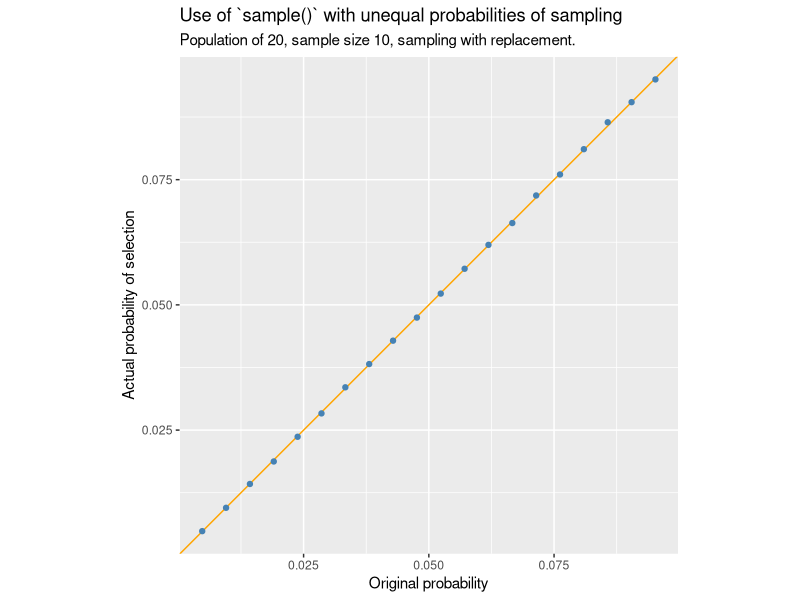
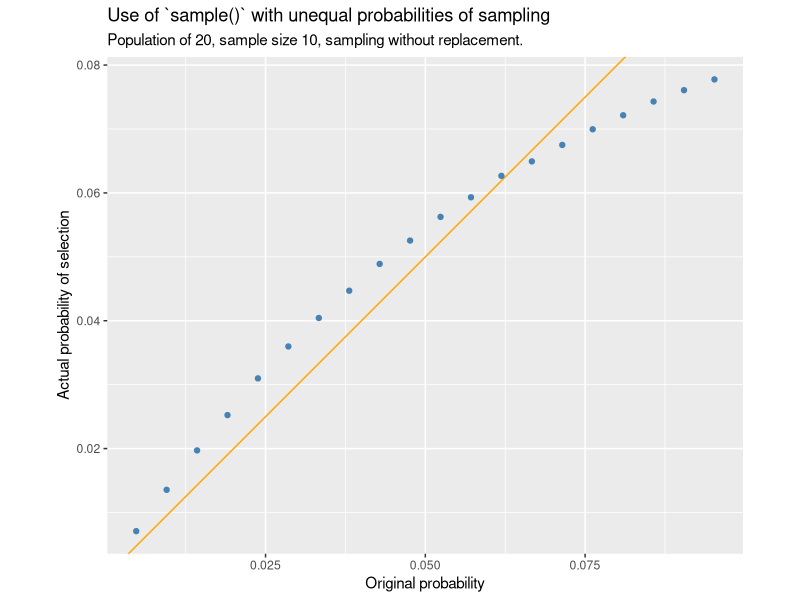
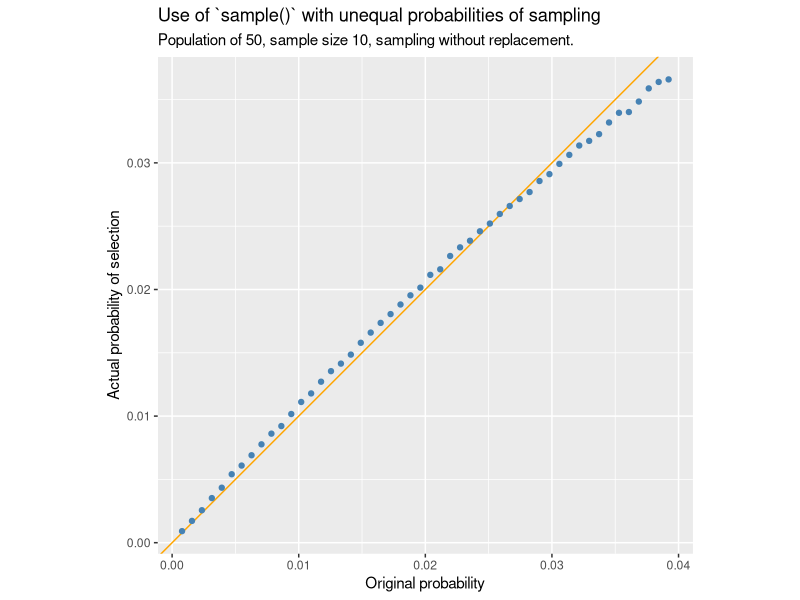
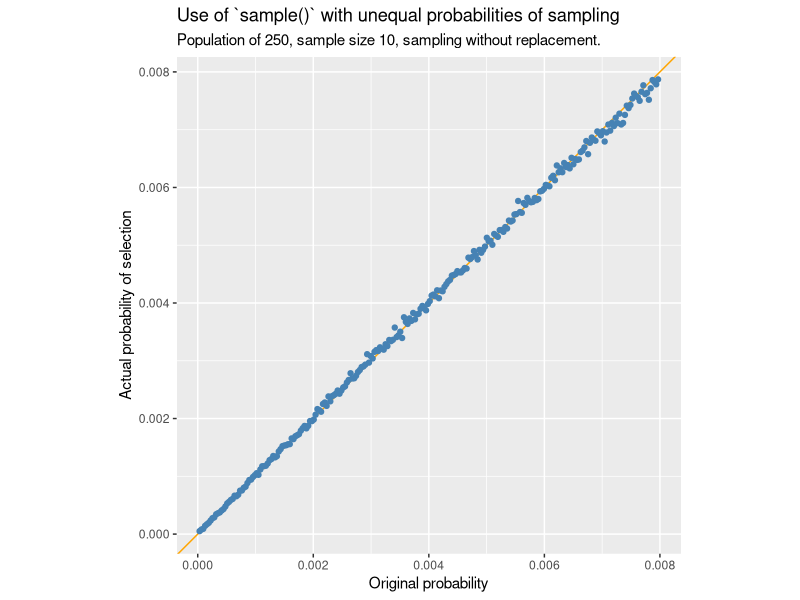
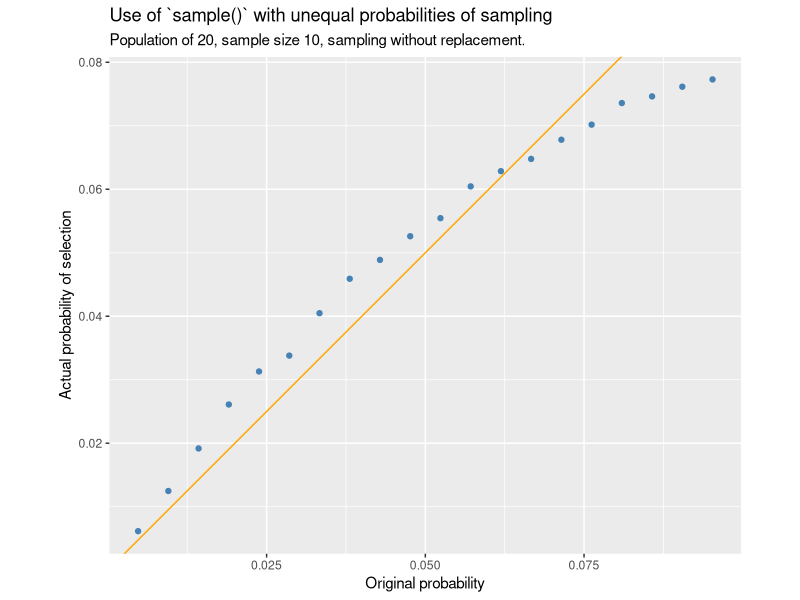
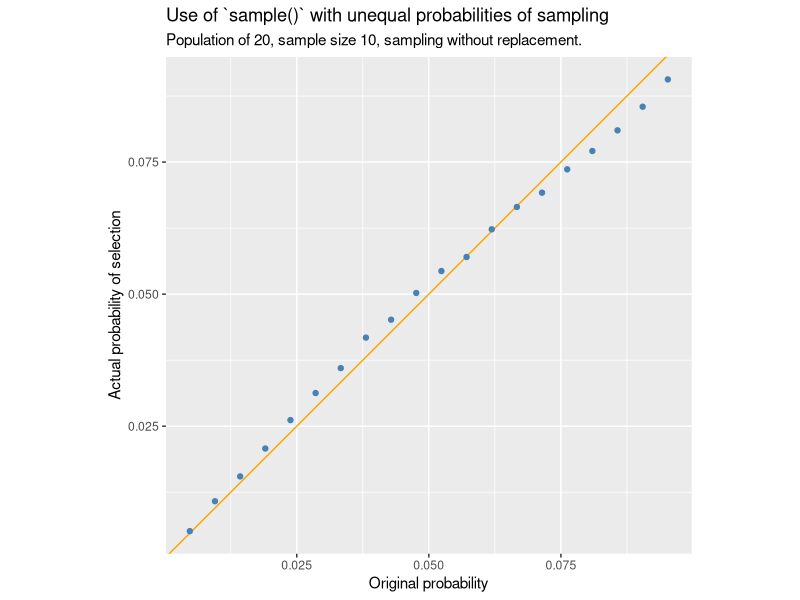

These figures' R source, in order:

# probabilities of sampling with unequal probability with replacement aren't what
# you thought!
# https://notstatschat.rbind.io/2024/08/26/another-way-to-not-sample-with-replacement/

# see also 
# https://stats.stackexchange.com/questions/110178/brewers-method-for-sampling-with-unequal-probabilities-with-n2

library(tidyverse)
library(glue)

# TODO - plot should say which sampling method used.

compare_ppswor <- function(n =10,
                           N = 20,
                           replace = FALSE,
                           reps = 1e5,
                           FUN = sample){

  x <- paste0("unit", 1:N)
  x <- factor(x, levels = x)
  w <- 1:N / sum(1:N)
  
  
  samples <- lapply(rep(n, reps), function(size){
    FUN(x, size = size, prob = w, replace = replace)
    })
  
  s <- ifelse(replace, 'with replacement', 'without replacement')
  
  p <- tibble(
    original = w,
    selected = as.numeric(table(unlist(samples))) / (reps * n)
  )  |>
    ggplot(aes(x = original, y = selected)) +
    geom_abline(slope = 1 , intercept = 0, colour = "orange") +
    geom_point(colour = "steelblue") +
    labs(x = "Original probability",
         y = "Actual probability of selection",
         subtitle = glue("Population of {N}, sample size {n}, sampling {s}."),
         title = "Use of `sample()` with unequal probabilities of sampling") +
    coord_equal() 
  
  return(p)
}

compare_ppswor(replace = TRUE)
compare_ppswor()
compare_ppswor(N = 50, replace = FALSE)
compare_ppswor(N = 250, replace = FALSE)

#---------Brewer method-------------
# Taken from the answer by StasK at
# https://stats.stackexchange.com/questions/110178/brewers-method-for-sampling-with-unequal-probabilities-with-n2



#' @param p probabilities of remaining units
#' @param n total sample size
#' @param k which unit this is for the sampling of
P <- function(p, n, k){
  r <- n - k + 1
  D <- sum((p * (1 - p)) / (1 - r * p))
  new_p <- p * (1 - p) / (D * (1 - r * p))
  return(new_p)
}

sample_unequal <- function(x, size, prob, replace = FALSE){

  if(size > length(x)){
    stop("Sample size cannot be larger than the population of units")
  }
  
  if(replace){
    stop("Only sampling without replacement implemented at this point")
  }
  
  the_sample <- x[NULL]
  remnants <- x
  remnant_p <- prob
  
  for(k in 1:size){
    latest_sample <- sample(remnants, size = 1, prob = P(remnant_p, size, k))
    which_chosen <- which(remnants == latest_sample)
    remnants <- remnants[-which_chosen]
    remnant_p <- remnant_p[-which_chosen]
    the_sample <- c(the_sample, latest_sample)
  }
  
  return(the_sample)
}  


N = 20
x <- paste0("unit", 1:N)
x <- factor(x, levels = x)
p <- 1:N / sum(1:N)
stopifnot(round(sum(P(p, 10, 1)), 2) == 1)


sample_unequal(x, 10, p)

compare_ppswor(FUN = sample, reps = 4000)
# there is still some systematic bias in the new method, but it is much better:
compare_ppswor(FUN = sample_unequal, reps = 10000)
